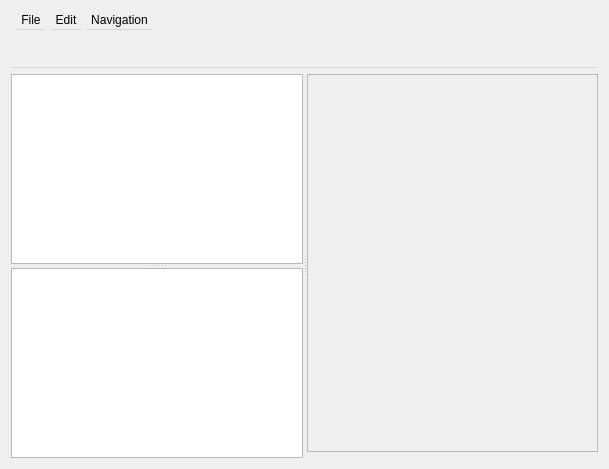
<?xml version="1.0" encoding="UTF-8"?>
<ui version="4.0">
 <class>EELEditor</class>
 <widget class="QDialog" name="EELEditor">
  <property name="geometry">
   <rect>
    <x>0</x>
    <y>0</y>
    <width>609</width>
    <height>469</height>
   </rect>
  </property>
  <property name="windowTitle">
   <string>EEL Script Editor</string>
  </property>
  <layout class="QVBoxLayout" name="verticalLayout_3">
   <item>
    <widget class="QMenuBar" name="menuBar">
     <property name="defaultUp">
      <bool>false</bool>
     </property>
     <widget class="QMenu" name="menuFile">
      <property name="title">
       <string>File</string>
      </property>
      <addaction name="actionOpen_file"/>
      <addaction name="actionSave"/>
      <addaction name="actionClose_filw"/>
     </widget>
     <widget class="QMenu" name="menuEdit">
      <property name="title">
       <string>Edit</string>
      </property>
      <addaction name="separator"/>
      <addaction name="actionUndo"/>
      <addaction name="actionRedo"/>
      <addaction name="separator"/>
      <addaction name="actionFind_Replace"/>
      <addaction name="actionGo_to_line"/>
     </widget>
     <widget class="QMenu" name="menuNavigation">
      <property name="title">
       <string>Navigation</string>
      </property>
      <addaction name="separator"/>
      <addaction name="separator"/>
      <addaction name="actionJump_to_function"/>
      <addaction name="separator"/>
      <addaction name="actionGo_to_init"/>
      <addaction name="actionGo_to_sample"/>
     </widget>
     <addaction name="menuFile"/>
     <addaction name="menuEdit"/>
     <addaction name="menuNavigation"/>
    </widget>
   </item>
   <item>
    <layout class="QVBoxLayout" name="verticalLayout_2">
     <item>
      <widget class="QSplitter" name="splitter_main">
       <property name="orientation">
        <enum>Qt::Horizontal</enum>
       </property>
       <widget class="QSplitter" name="splitter_sidebar">
        <property name="orientation">
         <enum>Qt::Vertical</enum>
        </property>
        <widget class="ProjectView" name="projectView">
         <property name="movement">
          <enum>QListView::Static</enum>
         </property>
        </widget>
        <widget class="CodeOutline" name="outline">
         <property name="indentation">
          <number>20</number>
         </property>
         <attribute name="headerVisible">
          <bool>false</bool>
         </attribute>
         <column>
          <property name="text">
           <string>Outline</string>
          </property>
         </column>
        </widget>
       </widget>
       <widget class="QWidget" name="layoutWidget">
        <layout class="QVBoxLayout" name="verticalLayout" stretch="0,0">
         <property name="sizeConstraint">
          <enum>QLayout::SetMinAndMaxSize</enum>
         </property>
         <property name="leftMargin">
          <number>0</number>
         </property>
         <item>
          <widget class="CodeEditor" name="codeEdit">
           <property name="enabled">
            <bool>false</bool>
           </property>
          </widget>
         </item>
         <item>
          <widget class="FindReplaceForm" name="findReplaceForm" native="true"/>
         </item>
        </layout>
       </widget>
      </widget>
     </item>
    </layout>
   </item>
  </layout>
  <action name="actionOpen_file">
   <property name="text">
    <string>Open File</string>
   </property>
   <property name="toolTip">
    <string>Open file</string>
   </property>
   <property name="shortcut">
    <string>Ctrl+O</string>
   </property>
  </action>
  <action name="actionClose_filw">
   <property name="text">
    <string>Close File</string>
   </property>
   <property name="shortcut">
    <string>Ctrl+Shift+W</string>
   </property>
  </action>
  <action name="actionSave">
   <property name="text">
    <string>Save</string>
   </property>
   <property name="shortcut">
    <string>Ctrl+S</string>
   </property>
  </action>
  <action name="actionSave_as">
   <property name="text">
    <string>Save as...</string>
   </property>
   <property name="shortcut">
    <string>Ctrl+Shift+S</string>
   </property>
  </action>
  <action name="actionUndo">
   <property name="text">
    <string>Undo</string>
   </property>
   <property name="shortcut">
    <string>Ctrl+Z</string>
   </property>
  </action>
  <action name="actionRedo">
   <property name="text">
    <string>Redo</string>
   </property>
   <property name="shortcut">
    <string>Ctrl+Shift+Z</string>
   </property>
  </action>
  <action name="actionFind_Replace">
   <property name="text">
    <string>Find/Replace...</string>
   </property>
   <property name="shortcut">
    <string>Ctrl+F</string>
   </property>
  </action>
  <action name="actionGo_to_line">
   <property name="text">
    <string>Go to Line...</string>
   </property>
   <property name="shortcut">
    <string>Ctrl+L</string>
   </property>
  </action>
  <action name="actionJump_to">
   <property name="text">
    <string>Jump to...</string>
   </property>
   <property name="shortcut">
    <string>Ctrl+J</string>
   </property>
  </action>
  <action name="actionJump_to_function">
   <property name="text">
    <string>Jump to function...</string>
   </property>
   <property name="shortcut">
    <string>Ctrl+M</string>
   </property>
  </action>
  <action name="actionPrevious_function">
   <property name="text">
    <string>Previous function...</string>
   </property>
   <property name="shortcut">
    <string>Ctrl+Shift+M</string>
   </property>
  </action>
  <action name="actionGo_to_init">
   <property name="text">
    <string>Go to @init</string>
   </property>
   <property name="shortcut">
    <string>F2</string>
   </property>
  </action>
  <action name="actionGo_to_sample">
   <property name="text">
    <string>Go to @sample</string>
   </property>
   <property name="shortcut">
    <string>F3</string>
   </property>
  </action>
  <action name="actionAutomatic_Parentheses">
   <property name="checkable">
    <bool>true</bool>
   </property>
   <property name="text">
    <string>Automatic Parentheses</string>
   </property>
  </action>
  <action name="actionReplace_Tabs_with_Spaces">
   <property name="checkable">
    <bool>true</bool>
   </property>
   <property name="text">
    <string>Replace Tabs with Spaces</string>
   </property>
  </action>
 </widget>
 <customwidgets>
  <customwidget>
   <class>FindReplaceForm</class>
   <extends>QWidget</extends>
   <header>widgets/findreplaceform.h</header>
   <container>1</container>
  </customwidget>
  <customwidget>
   <class>CodeOutline</class>
   <extends>QTreeWidget</extends>
   <header>widgets/codeoutline.h</header>
  </customwidget>
  <customwidget>
   <class>CodeEditor</class>
   <extends>QTextEdit</extends>
   <header>widgets/codeeditor.h</header>
  </customwidget>
  <customwidget>
   <class>ProjectView</class>
   <extends>QListWidget</extends>
   <header>widgets/projectview.h</header>
  </customwidget>
 </customwidgets>
 <resources/>
 <connections/>
</ui>
